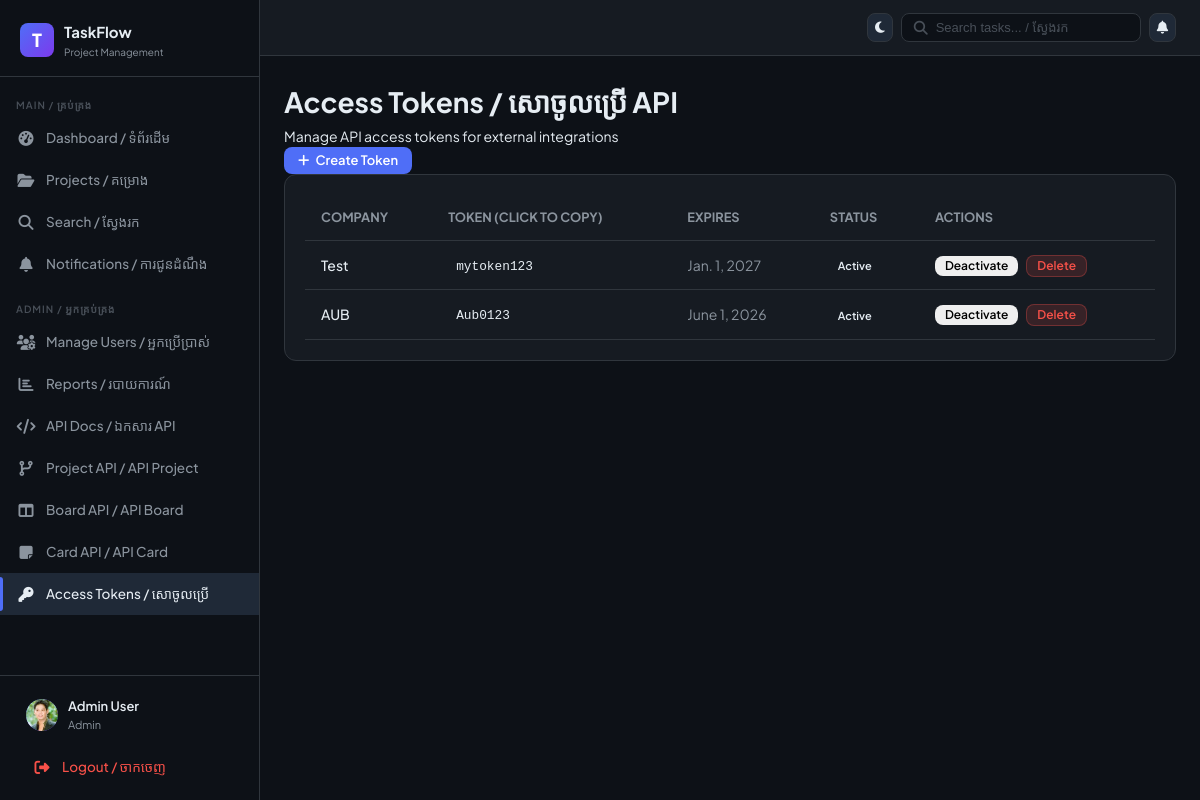
/admin-panel/access-tokens/ (signed in), run on the app's committed database.
### core/models.py (models this page shows, shortened)
class User(AbstractUser):
    ROLE_CHOICES = [("admin", "Admin"), ("member", "Member")]
    role = models.CharField(max_length=10, choices=ROLE_CHOICES, default="member")
    avatar = models.ImageField(upload_to="avatars/", blank=True, null=True)
    is_active = models.BooleanField(default=True)
    @property
    def is_admin(self):
        return self.role == "admin"

class AccessToken(models.Model):
    company_name = models.CharField(max_length=255)
    token = models.CharField(max_length=255, unique=True)
    expire_date = models.DateField()
    is_active = models.BooleanField(default=True)
    created_at = models.DateTimeField(auto_now_add=True)

### core/views.py (the view)
# urls.py: path('admin-panel/access-tokens/', views.admin_access_tokens, name='admin_access_tokens'),
@login_required
def admin_access_tokens(request):
    if not request.user.is_staff:
        return redirect('dashboard')
    from .models import AccessToken
    tokens = AccessToken.objects.all().order_by('-id')
    return render(request, 'admin_panel/access_tokens.html', {
        'tokens': tokens,
        'unread_count': request.user.notifications.filter(is_read=False).count(),
    })

### templates/admin_panel/access_tokens.html (shortened to what this page needs)
{% extends 'base.html' %}
{% block content %}
<div class="page-header">
  <div>
    <h1 class="page-title">Access Tokens / សោចូលប្រើ API</h1>
    <p class="page-subtitle">Manage API access tokens for external integrations</p>
  </div>
  <button class="btn btn-primary" onclick="document.getElementById('createModal').style.display='flex'">
    <i class="fa-solid fa-plus"></i> Create Token
  </button>
</div>
<div class="card">
  <div class="card-body p-0">
    <table style="width:100%; border-collapse:collapse;">
      <thead>
        <tr style="border-bottom:1px solid var(--border);">
          <th style="padding:12px 16px; text-align:left; color:var(--text-muted); font-size:0.8rem; text-transform:uppercase;">Company</th>
          <th style="padding:12px 16px; text-align:left; color:var(--text-muted); font-size:0.8rem; text-transform:uppercase;">Token (click to copy)</th>
          <th style="padding:12px 16px; text-align:left; color:var(--text-muted); font-size:0.8rem; text-transform:uppercase;">Expires</th>
          <th style="padding:12px 16px; text-align:left; color:var(--text-muted); font-size:0.8rem; text-transform:uppercase;">Status</th>
          <th style="padding:12px 16px; text-align:left; color:var(--text-muted); font-size:0.8rem; text-transform:uppercase;">Actions</th>
        </tr>
      </thead>
      <tbody>
        {% for token in tokens %}
        <tr style="border-bottom:1px solid var(--border);">
          <td style="padding:12px 16px; font-weight:500;">{{ token.company_name }}</td>
          <td style="padding:12px 16px;">
            <code
              data-token="{{ token.token }}"
              title="Click to copy"
              style="cursor:pointer; background:var(--bg-secondary); padding:4px 8px; border-radius:4px; font-size:0.8rem; user-select:all;"
              onclick="copyToken(this)"
            >{{ token.token }}</code>
          </td>
          <td style="padding:12px 16px; color:var(--text-muted);">
            {% if token.expire_date %}{{ token.expire_date }}{% else %}<span style="color:var(--text-muted);">Never</span>{% endif %}
          </td>
          <td style="padding:12px 16px;">
            {% if token.is_active %}
              <span class="badge badge-success">Active</span>
            {% else %}
              <span class="badge badge-danger">Inactive</span>
            {% endif %}
          </td>
          <td style="padding:12px 16px;">
            <div style="display:flex; gap:8px;">
              <form method="post" action="{% url 'admin_toggle_access_token' token.id %}">
                <button type="submit" class="btn btn-sm {% if token.is_active %}btn-warning{% else %}btn-success{% endif %}">
                  {% if token.is_active %}Deactivate{% else %}Activate{% endif %}
                </button>
              </form>
              <form method="post" action="{% url 'admin_delete_access_token' token.id %}" onsubmit="return confirm('Delete this token?')">
                <button type="submit" class="btn btn-sm btn-danger">Delete</button>
              </form>
            </div>
          </td>
        </tr>
        {% empty %}
        <tr>
          <td colspan="5" style="padding:32px; text-align:center; color:var(--text-muted);">
            No access tokens yet. Create one above.
          </td>
        </tr>
        {% endfor %}
      </tbody>
    </table>
  </div>
</div>
{% endblock %}

### templates/base.html (shortened to what this page needs)
{% load static %}
<!doctype html>
<html lang="km-en">
  <head>
    <link rel="stylesheet" href="{% static 'css/main.css' %}" />
    <link rel="stylesheet" href="https://cdnjs.cloudflare.com/ajax/libs/font-awesome/6.5.0/css/all.min.css" />
  </head>
  <body class="{% block body_class %}{% endblock %}">
    <aside class="sidebar" id="sidebar">
      <div class="sidebar-logo">
        <div class="logo-icon">T</div>
        <div>
          <div class="logo-text">TaskFlow</div>
          <div class="logo-sub">Project Management</div>
        </div>
      </div>
      <nav class="sidebar-nav">
        <div class="nav-section">Main / គ្រប់គ្រង</div>
        <a href="{% url 'dashboard' %}" class="nav-link {% if request.resolver_match.url_name == 'dashboard' %}active{% endif %}">
          <span class="nav-icon"><i class="fa-solid fa-gauge-high"></i></span>
          Dashboard / ទំព័រដើម
        </a>
        <a href="{% url 'projects' %}" class="nav-link ">
          <span class="nav-icon"><i class="fa-solid fa-folder-open"></i></span>
          Projects / គម្រោង
        </a>
        <a href="{% url 'search' %}" class="nav-link {% if request.resolver_match.url_name == 'search' %}active{% endif %}">
          <span class="nav-icon"><i class="fa-solid fa-magnifying-glass"></i></span>
          Search / ស្វែងរក
        </a>
        <a href="{% url 'notifications' %}" class="nav-link {% if request.resolver_match.url_name == 'notifications' %}active{% endif %}">
          <span class="nav-icon"><i class="fa-solid fa-bell"></i></span>
          Notifications / ការជូនដំណឹង
        </a>
        {% if user.is_admin or user.is_staff or user.is_superuser %}
        <div class="nav-section" style="margin-top: 8px">Admin / អ្នកគ្រប់គ្រង</div>
        <a href="{% url 'admin_users' %}" class="nav-link {% if request.resolver_match.url_name == 'admin_users' %}active{% endif %}">
          <span class="nav-icon"><i class="fa-solid fa-users-gear"></i></span>
          Manage Users / អ្នកប្រើប្រាស់
        </a>
        <a href="{% url 'admin_reports' %}" class="nav-link {% if request.resolver_match.url_name == 'admin_reports' %}active{% endif %}">
          <span class="nav-icon"><i class="fa-solid fa-chart-bar"></i></span>
          Reports / របាយការណ៍
        </a>
        <a href="{% url 'admin_api_docs' %}" class="nav-link {% if request.resolver_match.url_name == 'admin_api_docs' %}active{% endif %}">
          <span class="nav-icon"><i class="fa-solid fa-code"></i></span>
          API Docs / ឯកសារ API
        </a>
        <a href="{% url 'admin_project_api' %}" class="nav-link {% if request.resolver_match.url_name == 'project_api_crud' or request.resolver_match.url_name == 'admin_project_api' %}active{% endif %}">
          <span class="nav-icon"><i class="fa-solid fa-code-branch"></i></span>
          Project API / API Project
        </a>
        <a href="{% url 'admin_board_api' %}" class="nav-link {% if request.resolver_match.url_name == 'board_api_crud' or request.resolver_match.url_name == 'admin_board_api' %}active{% endif %}">
          <span class="nav-icon"><i class="fa-solid fa-columns"></i></span>
          Board API / API Board
        </a>
        <a href="{% url 'admin_card_api' %}" class="nav-link {% if request.resolver_match.url_name == 'card_api_crud' or request.resolver_match.url_name == 'admin_card_api' %}active{% endif %}">
          <span class="nav-icon"><i class="fa-solid fa-note-sticky"></i></span>
          Card API / API Card
        </a>
        <a href="{% url 'admin_access_tokens' %}" class="nav-link {% if request.resolver_match.url_name == 'admin_access_tokens' %}active{% endif %}">
          <span class="nav-icon"><i class="fa-solid fa-key"></i></span>
          Access Tokens / សោចូលប្រើ
        </a>
        {% endif %}
      </nav>
      <div class="sidebar-footer">
        <a href="{% url 'profile' %}" class="user-card">
          <div class="user-avatar">
            {% if user.avatar %}<img src="{{ user.avatar.url }}" alt="" />
            {% else %}{{ user.username|first|upper }}{% endif %}
          </div>
          <div class="user-info">
            <div class="user-name">{{ user.get_full_name|default:user.username }}</div>
            <div class="user-role">{{ user.role }}</div>
          </div>
        </a>
        <a href="{% url 'logout' %}" class="nav-link" style="margin-top: 4px; color: var(--red)">
          <span class="nav-icon"><i class="fa-solid fa-right-from-bracket"></i></span>
          Logout / ចាកចេញ
        </a>
      </div>
    </aside>
    <div class="main-content">
      <div class="topbar">
        <div class="topbar-actions">
          <button id="themeToggle" class="btn btn-icon btn-secondary" type="button">
            <i class="fa-solid fa-moon" id="themeIcon"></i>
          </button>
          <form action="{% url 'search' %}" method="get" class="search-bar">
            <i class="fa-solid fa-magnifying-glass" style="color: var(--text-faint)"></i>
            <input type="text" name="q" placeholder="Search tasks... / ស្វែងរក" value="{{ request.GET.q }}" />
          </form>
          <a href="{% url 'notifications' %}" class="btn btn-icon btn-secondary" style="position: relative">
            <i class="fa-solid fa-bell"></i>
          </a>
        </div>
      </div>
      <div class="page-content">
        {% block content %}{% endblock %}
      </div>
    </div>
  </body>
</html>

### data on the page
User: avatar (picture), get_full_name "Admin User", role "Admin"
AccessToken: company_name "Test", token "mytoken123", expire_date "Jan. 1, 2027", is_active "Active"
AccessToken: company_name "AUB", token "Aub0123", expire_date "June 1, 2026", is_active "Active"
